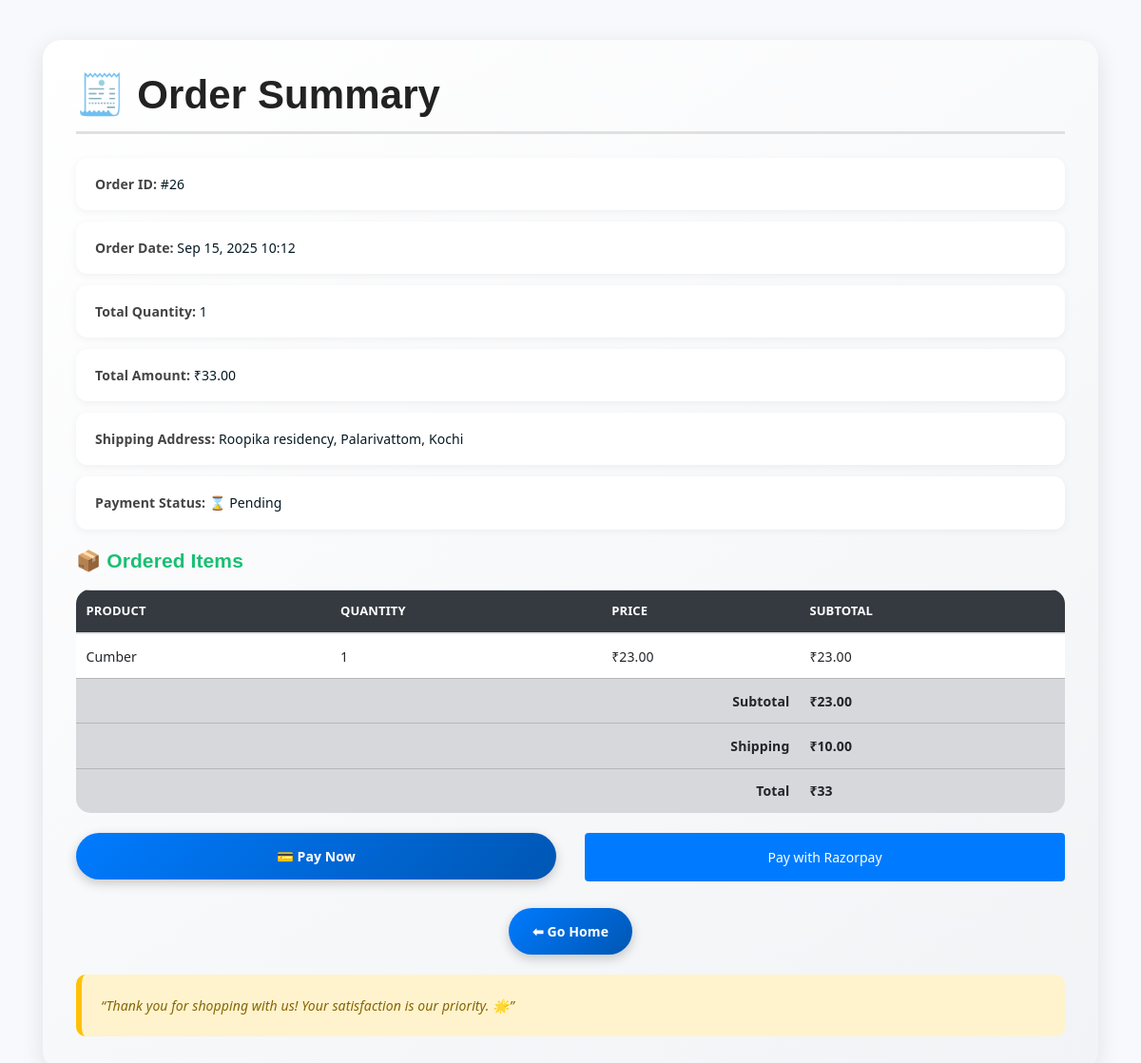
The page /order_summary/26/ on the database its author committed.
### appnew001/models.py (models this page shows, shortened)
class Order(models.Model):
    user = models.ForeignKey(User, on_delete=models.CASCADE, related_name="orders")
    created_at = models.DateTimeField(auto_now_add=True)
    is_paid = models.BooleanField(default=False)
    total_amount = models.DecimalField(max_digits=10, decimal_places=2, default=0.00)
    total_quantity = models.PositiveIntegerField(default=0)
    shipping_address = models.CharField(max_length=255, blank=True, null=True)

class OrderItem(models.Model):
    order = models.ForeignKey(Order, on_delete=models.CASCADE, related_name="items")
    product = models.ForeignKey(Product, on_delete=models.CASCADE)
    quantity = models.PositiveIntegerField(default=1)
    price = models.DecimalField(max_digits=10, decimal_places=2)

class Product(models.Model):
    name = models.CharField(max_length=100)
    description = models.TextField(blank=True, null=True)
    price = models.DecimalField(max_digits=10, decimal_places=2)
    image = models.ImageField(upload_to="products/")  # Pillow required
    unit = models.CharField(max_length=50, default="Per Kg")

### appnew001/views.py (the view)
# urls.py: path('order_summary/<int:order_id>/', views.order_summary, name='order_summary'),
def order_summary(request, order_id):
    order = get_object_or_404(Order, id=order_id)
    items = order.items.all()
    subtotal = 0
    for item in items:
        item.subtotal = item.quantity * item.price
        subtotal += item.subtotal
    return render(request, "order_summary.html", {
        "order": order,
        "items": items,
        "subtotal": subtotal,
    })

### appnew001/templates/order_summary.html (shortened to what this page needs)
{% load static %}
<!DOCTYPE html>
<html lang="en">
<head>
    <link rel="stylesheet" href="{% static 'assets/bootstrap/css/bootstrap.min.css' %}">
    <link rel="stylesheet" href="{% static 'assets/css/main.css' %}">
</head>
<body>
    <div class="container mt-5">
        <div class="order-summary-card">
            <h2>🧾 Order Summary</h2>
            <div class="order-summary-details">
                <div class="order-detail-box"><strong>Order ID:</strong> #{{ order.id }}</div>
                <div class="order-detail-box"><strong>Order Date:</strong> {{ order.created_at|date:"M d, Y H:i" }}</div>
                <div class="order-detail-box"><strong>Total Quantity:</strong> {{ order.total_quantity }}</div>
                <div class="order-detail-box"><strong>Total Amount:</strong> ₹{{ order.total_amount }}</div>
                <div class="order-detail-box"><strong>Shipping Address:</strong> {{ order.shipping_address }}</div>
                <div class="order-detail-box"><strong>Payment Status:</strong> {% if order.is_paid %}✅ Paid{% else %}⌛ Pending{% endif %}</div>
            </div>
            <h4 class="mt-4">📦 Ordered Items</h4>
            <table class="table table-hover">
                <thead>
                    <tr>
                        <th>Product</th>
                        <th>Quantity</th>
                        <th>Price</th>
                        <th>Subtotal</th>
                    </tr>
                </thead>
                <tbody>
                    {% for item in items %}
                    <tr>
                        <td>{{ item.product.name }}</td>
                        <td>{{ item.quantity }}</td>
                        <td>₹{{ item.price }}</td>
                        <td>₹{{ item.subtotal }}</td>
                    </tr>
                    {% endfor %}
                    <tr class="table-secondary">
                        <td colspan="3" class="text-right"><strong>Subtotal</strong></td>
                        <td><strong>₹{{ subtotal }}</strong></td>
                    </tr>
                    <tr class="table-secondary">
                        <td colspan="3" class="text-right"><strong>Shipping</strong></td>
                        <td><strong>₹10.00</strong></td>
                    </tr>
                    <tr class="table-secondary">
                        <td colspan="3" class="text-right"><strong>Total</strong></td>
                        <td><strong>₹{{ subtotal|add:10 }}</strong></td>
                    </tr>
                </tbody>
            </table>
            <div class="row text-center mt-4">
                <div class="col-md-6 mb-3">
                    <a href="{% url 'shop' %}" class="btn-custom w-100">
                        💳 Pay Now
                    </a>
                </div>
                <div class="col-md-6 mb-3">
                    <button id="rzp-button1" class="btn btn-primary w-100 py-3 px-4">
                        Pay with Razorpay
                    </button>
                </div>
            </div>
            <div class="text-center mt-3">
                <a href="#" class="btn-custom" onclick="confirmHome(event)">⬅ Go Home</a>
            </div>
            <div class="quote-box mt-4">
                “Thank you for shopping with us! Your satisfaction is our priority. 🌟”
            </div>
        </div>
    </div>
</body>
</html>

### prd/static/assets/css/main.css (style rules this page uses)
html { font-size: 14px; font-weight: 400; line-height: 28px; height: 100%; }
body { font-family: "Open Sans", sans-serif; font-weight: 400; font-size: 1rem; letter-spacing: 0.1px; line-height: 1.8; color: #051922; overflow-x: hidden; }
a { cursor: pointer; text-decoration: none; -webkit-transition: all 0.2s ease-in-out; -o-transition: all 0.2s ease-in-out; transition: all 0.2s ease-in-out; }
h1, .h1, h2, .h2, h3, .h3, h4, .h4, h5, .h5, h6, .h6 { font-family: "Poppins", sans-serif; font-weight: 700; margin: 0 0 1.25rem 0; color: #18c072; }
h2, .h2 { font-size: 3rem; font-weight: 700; line-height: 3.25rem; }
h4, .h4 { font-size: 1.5rem; font-weight: 700; line-height: 1.75rem; }
html, body { height: 100%; }
thead { border-bottom: 1px solid #eee; }

### appnew001/templates/order_summary.html (style rules this page uses)
body { background: #f7f9fc; font-family: 'Segoe UI', Tahoma, Geneva, Verdana, sans-serif; }
.order-summary-card { background: linear-gradient(145deg, #ffffff, #f1f3f6); border-radius: 20px; box-shadow: 0 6px 25px rgba(0,0,0,0.1); padding: 35px; margin-bottom: 40px; }
.order-summary-card h2 { font-weight: 700; color: #222; border-bottom: 3px solid #e0e0e0; padding-bottom: 15px; margin-bottom: 25px; }
.order-detail-box { background: #fff; border-radius: 12px; padding: 15px 20px; margin-bottom: 12px; box-shadow: 0 2px 8px rgba(0,0,0,0.05); }
.order-detail-box strong { color: #444; }
.table { border-radius: 15px; overflow: hidden; background: #fff; }
.table thead { background: #343a40; color: #fff; text-transform: uppercase; font-size: 13px; }
.table tbody tr:nth-child(even) { background: #f8f9fa; }
.btn-custom { background: linear-gradient(135deg, #007bff, #0056b3); color: #fff; border-radius: 40px; font-weight: 600; padding: 12px 25px; transition: all 0.3s ease; text-decoration: none; box-shadow: 0 4px 12px rgba(0,0,0,0.2); display: inline-block; }
.quote-box { margin-top: 30px; padding: 20px; background: #fff3cd; border-left: 6px solid #ffc107; border-radius: 10px; font-style: italic; color: #856404; }

### rows shown on the page
Order: id "26", created_at "Sep 15, 2025 10:12", total_quantity "1", total_amount "33.00", shipping_address "Roopika residency, Palarivattom, Kochi"
OrderItem: product.name "Cumber", quantity "1", price "23.00", subtotal "23.00"

### other values the page prints
{{ subtotal }} "23.00"
{{ subtotal|add:10 }} "33"
